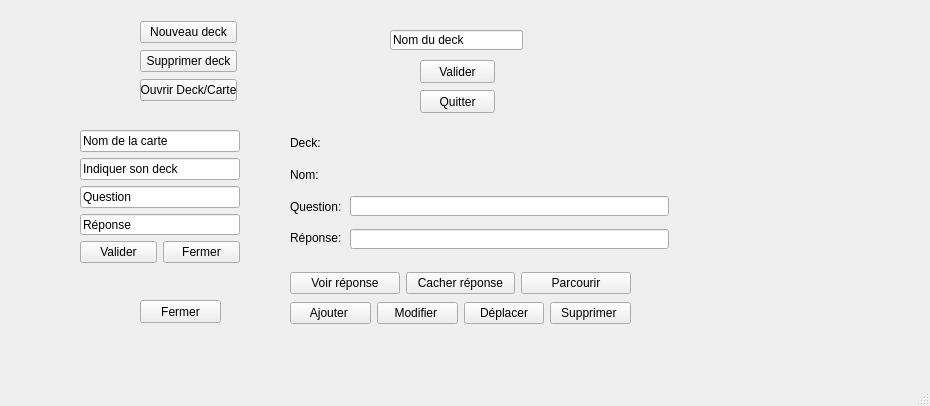
<?xml version="1.0" encoding="UTF-8"?>
<ui version="4.0">
 <class>MainWindow</class>
 <widget class="QMainWindow" name="MainWindow">
  <property name="geometry">
   <rect>
    <x>0</x>
    <y>0</y>
    <width>930</width>
    <height>406</height>
   </rect>
  </property>
  <property name="windowTitle">
   <string>MainWindow</string>
  </property>
  <widget class="QWidget" name="centralwidget">
   <widget class="QWidget" name="Menu" native="true">
    <property name="geometry">
     <rect>
      <x>60</x>
      <y>10</y>
      <width>691</width>
      <height>361</height>
     </rect>
    </property>
    <widget class="QStackedWidget" name="stackedWidget">
     <property name="geometry">
      <rect>
       <x>240</x>
       <y>-10</y>
       <width>331</width>
       <height>121</height>
      </rect>
     </property>
     <widget class="QWidget" name="NouveauDeckPage">
      <widget class="QLineEdit" name="NomDeck">
       <property name="geometry">
        <rect>
         <x>90</x>
         <y>30</y>
         <width>133</width>
         <height>20</height>
        </rect>
       </property>
       <property name="text">
        <string>Nom du deck</string>
       </property>
      </widget>
      <widget class="QPushButton" name="ValiderNomDeck">
       <property name="geometry">
        <rect>
         <x>120</x>
         <y>60</y>
         <width>75</width>
         <height>23</height>
        </rect>
       </property>
       <property name="text">
        <string>Valider</string>
       </property>
      </widget>
      <widget class="QLabel" name="VerifDeckName">
       <property name="geometry">
        <rect>
         <x>200</x>
         <y>60</y>
         <width>61</width>
         <height>20</height>
        </rect>
       </property>
       <property name="text">
        <string/>
       </property>
      </widget>
      <widget class="QPushButton" name="QuitterAjouterDeck">
       <property name="geometry">
        <rect>
         <x>120</x>
         <y>90</y>
         <width>75</width>
         <height>23</height>
        </rect>
       </property>
       <property name="text">
        <string>Quitter</string>
       </property>
      </widget>
     </widget>
     <widget class="QWidget" name="page_4"/>
    </widget>
    <widget class="QPushButton" name="FermerMain">
     <property name="geometry">
      <rect>
       <x>80</x>
       <y>290</y>
       <width>81</width>
       <height>23</height>
      </rect>
     </property>
     <property name="text">
      <string>Fermer</string>
     </property>
    </widget>
    <widget class="QStackedWidget" name="stackedWidget_3">
     <property name="geometry">
      <rect>
       <x>10</x>
       <y>100</y>
       <width>171</width>
       <height>161</height>
      </rect>
     </property>
     <widget class="QWidget" name="AjouterCartePage">
      <widget class="QWidget" name="layoutWidget">
       <property name="geometry">
        <rect>
         <x>10</x>
         <y>20</y>
         <width>160</width>
         <height>133</height>
        </rect>
       </property>
       <layout class="QVBoxLayout" name="verticalLayout_4">
        <item>
         <layout class="QVBoxLayout" name="verticalLayout_3">
          <item>
           <widget class="QLineEdit" name="NomCarteAAjouter">
            <property name="text">
             <string>Nom de la carte</string>
            </property>
           </widget>
          </item>
          <item>
           <widget class="QLineEdit" name="NomDeckPourcarte">
            <property name="text">
             <string>Indiquer son deck</string>
            </property>
           </widget>
          </item>
          <item>
           <widget class="QLineEdit" name="CarteQuestionAAjouter">
            <property name="text">
             <string>Question </string>
            </property>
           </widget>
          </item>
          <item>
           <widget class="QLineEdit" name="CarteReponseAAjouter">
            <property name="text">
             <string>Réponse</string>
            </property>
           </widget>
          </item>
         </layout>
        </item>
        <item>
         <layout class="QHBoxLayout" name="horizontalLayout_3">
          <item>
           <widget class="QPushButton" name="ValiderAjoutCarte">
            <property name="text">
             <string>Valider</string>
            </property>
           </widget>
          </item>
          <item>
           <widget class="QPushButton" name="FermerAjoutCartePage">
            <property name="text">
             <string>Fermer</string>
            </property>
           </widget>
          </item>
         </layout>
        </item>
       </layout>
      </widget>
     </widget>
     <widget class="QWidget" name="page_14"/>
    </widget>
    <widget class="QWidget" name="layoutWidget">
     <property name="geometry">
      <rect>
       <x>80</x>
       <y>10</y>
       <width>97</width>
       <height>83</height>
      </rect>
     </property>
     <layout class="QVBoxLayout" name="verticalLayout">
      <item>
       <widget class="QPushButton" name="NouveauDeckBouton">
        <property name="text">
         <string>Nouveau deck</string>
        </property>
       </widget>
      </item>
      <item>
       <widget class="QPushButton" name="SupprimerDeckBouton">
        <property name="text">
         <string>Supprimer deck</string>
        </property>
       </widget>
      </item>
      <item>
       <widget class="QPushButton" name="OuvrirDeckBouton">
        <property name="text">
         <string>Ouvrir Deck/Carte</string>
        </property>
       </widget>
      </item>
     </layout>
    </widget>
    <widget class="QWidget" name="layoutWidget">
     <property name="geometry">
      <rect>
       <x>230</x>
       <y>260</y>
       <width>341</width>
       <height>58</height>
      </rect>
     </property>
     <layout class="QVBoxLayout" name="verticalLayout_2">
      <item>
       <layout class="QHBoxLayout" name="horizontalLayout">
        <item>
         <widget class="QPushButton" name="VoirReponseBouton">
          <property name="text">
           <string>Voir réponse</string>
          </property>
         </widget>
        </item>
        <item>
         <widget class="QPushButton" name="CacherReponseBouton">
          <property name="text">
           <string>Cacher réponse</string>
          </property>
         </widget>
        </item>
        <item>
         <widget class="QPushButton" name="CarteParcourirBouton">
          <property name="text">
           <string>Parcourir</string>
          </property>
         </widget>
        </item>
       </layout>
      </item>
      <item>
       <layout class="QHBoxLayout" name="horizontalLayout_2">
        <item>
         <widget class="QPushButton" name="AjouterCarteBouton">
          <property name="text">
           <string>Ajouter </string>
          </property>
         </widget>
        </item>
        <item>
         <widget class="QPushButton" name="ModifierCarteBouton">
          <property name="text">
           <string>Modifier </string>
          </property>
         </widget>
        </item>
        <item>
         <widget class="QPushButton" name="DeplacerCarteBouton">
          <property name="text">
           <string>Déplacer</string>
          </property>
         </widget>
        </item>
        <item>
         <widget class="QPushButton" name="SupprimerCarteBouton">
          <property name="text">
           <string>Supprimer </string>
          </property>
         </widget>
        </item>
       </layout>
      </item>
     </layout>
    </widget>
    <widget class="QWidget" name="verticalLayoutWidget">
     <property name="geometry">
      <rect>
       <x>230</x>
       <y>120</y>
       <width>51</width>
       <height>121</height>
      </rect>
     </property>
     <layout class="QVBoxLayout" name="verticalLayout_11">
      <item>
       <widget class="QLabel" name="LabelDeck">
        <property name="text">
         <string>Deck:</string>
        </property>
       </widget>
      </item>
      <item>
       <widget class="QLabel" name="LabelNom">
        <property name="text">
         <string>Nom:</string>
        </property>
       </widget>
      </item>
      <item>
       <widget class="QLabel" name="LabelQuestion">
        <property name="text">
         <string>Question:</string>
        </property>
       </widget>
      </item>
      <item>
       <widget class="QLabel" name="LabelReponse">
        <property name="text">
         <string>Réponse:</string>
        </property>
       </widget>
      </item>
     </layout>
    </widget>
    <widget class="QLabel" name="CarteDeck">
     <property name="geometry">
      <rect>
       <x>290</x>
       <y>113</y>
       <width>319</width>
       <height>31</height>
      </rect>
     </property>
     <property name="text">
      <string/>
     </property>
    </widget>
    <widget class="QLineEdit" name="CarteReponse">
     <property name="geometry">
      <rect>
       <x>290</x>
       <y>219</y>
       <width>319</width>
       <height>20</height>
      </rect>
     </property>
     <property name="text">
      <string/>
     </property>
    </widget>
    <widget class="QLineEdit" name="CarteQuestion">
     <property name="geometry">
      <rect>
       <x>290</x>
       <y>186</y>
       <width>319</width>
       <height>20</height>
      </rect>
     </property>
     <property name="text">
      <string/>
     </property>
    </widget>
    <widget class="QLabel" name="CarteNom">
     <property name="geometry">
      <rect>
       <x>290</x>
       <y>150</y>
       <width>319</width>
       <height>30</height>
      </rect>
     </property>
     <property name="text">
      <string/>
     </property>
    </widget>
   </widget>
  </widget>
  <widget class="QMenuBar" name="menubar">
   <property name="geometry">
    <rect>
     <x>0</x>
     <y>0</y>
     <width>930</width>
     <height>21</height>
    </rect>
   </property>
  </widget>
  <widget class="QStatusBar" name="statusbar"/>
 </widget>
 <resources/>
 <connections/>
</ui>
